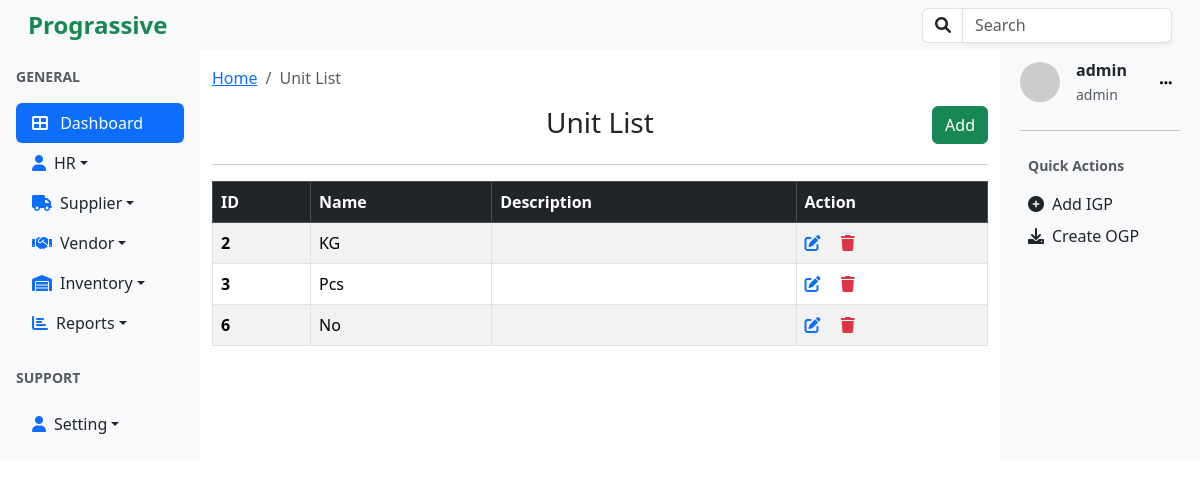
Page /units/list/ (signed in) on the committed database.
### units/models.py (models this page shows, shortened)
class Unit(models.Model):
    name=models.CharField(max_length=50, null=False, blank=False, unique=True)
    description=models.TextField(null=True, blank=True)

### accounts/models.py (models this page shows, shortened)
class User(AbstractUser):
    role = models.ForeignKey(Role, on_delete=models.SET_NULL, null=True, blank=True)

class Role(models.Model):
    ADMIN = 'admin'
    HR = 'hr'
    STAFF = 'staff'
    ROLE_CHOICES = [
        (ADMIN, 'Admin'),
        (HR, 'HR'),
        (STAFF, 'Staff'),
    ]
    name = models.CharField(max_length=50, choices=ROLE_CHOICES, default=STAFF)
    description = models.TextField(blank=True)
    def __str__(self):
        return self.name

### utils/decorators.py (the view, shortened to what this page needs)
        def _wrapped_view(request, *args, **kwargs):
            return view_func(request, *args, **kwargs)

### units/views.py (called while the page is built)
@login_required
@role_required('staff','hr','admin')
def unit_list(request):
    units = Unit.objects.all()
    return render(request, 'unit_list.html', {"units":units})

### units/templates/unit_list.html
{% extends 'base.html' %}
{% block content%}
<nav aria-label="breadcrumb" class="my-3">
  <ol class="breadcrumb">
    <li class="breadcrumb-item"><a href="{% url 'home'%}">Home</a></li>
    <li class="breadcrumb-item active" aria-current="page">Unit List</li>
  </ol>
</nav>
<div class="d-flex justify-content-center position-relative mb-3">
    <h3 class="text-center w-100">Unit List</h3>
    <a href="{% url 'units:create_unit'%}">
    <button type="button" class="btn btn-success position-absolute end-0">Add</button></a>
</div>
<hr />
<div class="table-responsive">
<table class="table table-bordered table-striped table-hover">
    <thead class="table-dark">
      <tr>
        <th scope="col">ID</th>
        <th scope="col">Name</th>
        <th scope="col">Description</th>
        <th scope="col">Action</th>
      </tr>
    </thead>
    <tbody>
    {% for unit in units %}
    <tr>
        <th>{{unit.id}}</th>
        <td>{{unit.name}}</td>
        <td>{{unit.description}}</td>
        <td>
            <a href="{% url 'units:update_unit' unit.id %}" class="text-primary"><i class="fa fa-edit"></i></a>
            <a href="{% url 'units:delete_unit' unit.id %}" class="text-danger ms-3"><i class="fa fa-trash"></i></a>
        </td>
      </tr>
      {%endfor %}
    </tbody>
</table>
</div>
{% endblock%}

### templates/right_sidebar.html (shortened to what this page needs)
<div class=" bg-light p-2">
  <div class="d-flex align-items-center mb-4 ml-2">
    <img
      src="https://ui-avatars.com/api/?name={{user.username}}"
      alt="User Avatar"
      class="rounded-circle me-3"
      width="40"
    />
    <div>
      <p class="mb-0 fw-bold">{{user.username}}</p>
      <small class="text-muted">{{user.role}}</small>
    </div>
    <div class="dropdown ms-auto">
    <button class="btn btn-light btn-sm ms-auto "  id="dropdownMenuButton" data-bs-toggle="dropdown" aria-expanded="false" style="box-shadow: none; border:1px;">
      <i class="fa fa-ellipsis-h"></i>
    </button>
</div>
  </div>
  <hr />
  <div class="mb-4 p-2">
    <p class="text-muted small fw-bold">Quick Actions</p>
    <ul class="list-unstyled">
      <li class="mb-2">
        <a href="{% url 'create_igp'%}" class="d-flex align-items-center text-dark text-decoration-none">
          <i class="fa fa-plus-circle me-2"></i> Add IGP
        </a>
      </li>
      <li>
        <a href="#" class="d-flex align-items-center text-dark text-decoration-none">
          <i class="fa fa-download me-2"></i> Create OGP
        </a>
      </li>
    </ul>
  </div>
</div>

### rows in the picture
Unit: id "2", name "KG"
Unit: id "3", name "Pcs"
Unit: id "6", name "No"
User: username "admin", role "admin"
